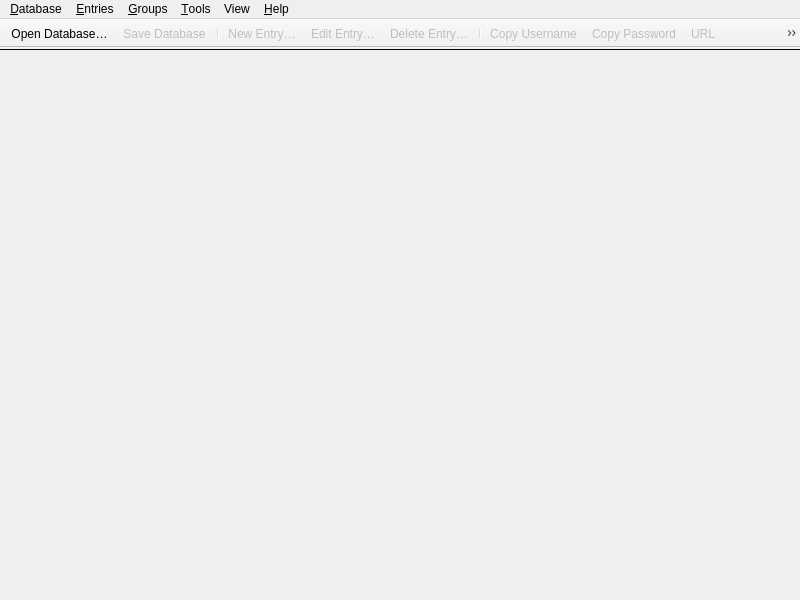
<?xml version="1.0" encoding="UTF-8"?>
<ui version="4.0">
 <class>MainWindow</class>
 <widget class="QMainWindow" name="MainWindow">
  <property name="enabled">
   <bool>true</bool>
  </property>
  <property name="geometry">
   <rect>
    <x>0</x>
    <y>0</y>
    <width>800</width>
    <height>600</height>
   </rect>
  </property>
  <property name="minimumSize">
   <size>
    <width>800</width>
    <height>0</height>
   </size>
  </property>
  <property name="windowTitle">
   <string notr="true">KeePassXC</string>
  </property>
  <widget class="QWidget" name="centralwidget">
   <property name="enabled">
    <bool>true</bool>
   </property>
   <layout class="QVBoxLayout" name="verticalLayout">
    <property name="spacing">
     <number>0</number>
    </property>
    <property name="leftMargin">
     <number>0</number>
    </property>
    <property name="topMargin">
     <number>0</number>
    </property>
    <property name="rightMargin">
     <number>0</number>
    </property>
    <property name="bottomMargin">
     <number>0</number>
    </property>
    <item>
     <widget class="MessageWidget" name="globalMessageWidget" native="true">
      <property name="sizePolicy">
       <sizepolicy hsizetype="Preferred" vsizetype="Preferred">
        <horstretch>0</horstretch>
        <verstretch>0</verstretch>
       </sizepolicy>
      </property>
     </widget>
    </item>
    <item>
     <widget class="Line" name="toolbarSeparator">
      <property name="frameShadow">
       <enum>QFrame::Plain</enum>
      </property>
      <property name="orientation">
       <enum>Qt::Horizontal</enum>
      </property>
     </widget>
    </item>
    <item>
     <widget class="QStackedWidget" name="stackedWidget">
      <property name="sizePolicy">
       <sizepolicy hsizetype="Preferred" vsizetype="Preferred">
        <horstretch>0</horstretch>
        <verstretch>0</verstretch>
       </sizepolicy>
      </property>
      <property name="currentIndex">
       <number>2</number>
      </property>
      <widget class="QWidget" name="pageDatabase">
       <layout class="QVBoxLayout" name="verticalLayout_2">
        <property name="leftMargin">
         <number>0</number>
        </property>
        <property name="topMargin">
         <number>0</number>
        </property>
        <property name="rightMargin">
         <number>0</number>
        </property>
        <property name="bottomMargin">
         <number>0</number>
        </property>
        <item>
         <widget class="DatabaseTabWidget" name="tabWidget">
          <property name="currentIndex">
           <number>-1</number>
          </property>
          <property name="tabsClosable">
           <bool>true</bool>
          </property>
          <property name="movable">
           <bool>true</bool>
          </property>
         </widget>
        </item>
       </layout>
      </widget>
      <widget class="QWidget" name="pageSettings">
       <layout class="QVBoxLayout" name="verticalLayout_3">
        <property name="leftMargin">
         <number>0</number>
        </property>
        <property name="topMargin">
         <number>0</number>
        </property>
        <property name="rightMargin">
         <number>0</number>
        </property>
        <property name="bottomMargin">
         <number>0</number>
        </property>
        <item>
         <widget class="ApplicationSettingsWidget" name="settingsWidget" native="true"/>
        </item>
       </layout>
      </widget>
      <widget class="QWidget" name="pageWelcome">
       <layout class="QVBoxLayout" name="verticalLayout_5">
        <item>
         <layout class="QHBoxLayout" name="horizontalLayout">
          <item>
           <spacer name="horizontalSpacer">
            <property name="orientation">
             <enum>Qt::Horizontal</enum>
            </property>
            <property name="sizeType">
             <enum>QSizePolicy::MinimumExpanding</enum>
            </property>
            <property name="sizeHint" stdset="0">
             <size>
              <width>50</width>
              <height>20</height>
             </size>
            </property>
           </spacer>
          </item>
          <item>
           <widget class="WelcomeWidget" name="welcomeWidget" native="true"/>
          </item>
          <item>
           <spacer name="horizontalSpacer_2">
            <property name="orientation">
             <enum>Qt::Horizontal</enum>
            </property>
            <property name="sizeType">
             <enum>QSizePolicy::MinimumExpanding</enum>
            </property>
            <property name="sizeHint" stdset="0">
             <size>
              <width>50</width>
              <height>20</height>
             </size>
            </property>
           </spacer>
          </item>
         </layout>
        </item>
       </layout>
      </widget>
      <widget class="QWidget" name="pagePasswordGenerator">
       <layout class="QVBoxLayout" name="verticalLayout_6">
        <property name="leftMargin">
         <number>60</number>
        </property>
        <property name="topMargin">
         <number>30</number>
        </property>
        <property name="rightMargin">
         <number>60</number>
        </property>
        <item>
         <spacer name="verticalSpacer_2">
          <property name="orientation">
           <enum>Qt::Vertical</enum>
          </property>
          <property name="sizeHint" stdset="0">
           <size>
            <width>20</width>
            <height>40</height>
           </size>
          </property>
         </spacer>
        </item>
        <item>
         <widget class="PasswordGeneratorWidget" name="passwordGeneratorWidget" native="true"/>
        </item>
        <item>
         <spacer name="verticalSpacer">
          <property name="orientation">
           <enum>Qt::Vertical</enum>
          </property>
          <property name="sizeHint" stdset="0">
           <size>
            <width>20</width>
            <height>40</height>
           </size>
          </property>
         </spacer>
        </item>
       </layout>
      </widget>
     </widget>
    </item>
   </layout>
  </widget>
  <widget class="QMenuBar" name="menubar">
   <property name="geometry">
    <rect>
     <x>0</x>
     <y>0</y>
     <width>800</width>
     <height>22</height>
    </rect>
   </property>
   <property name="contextMenuPolicy">
    <enum>Qt::PreventContextMenu</enum>
   </property>
   <widget class="QMenu" name="menuFile">
    <property name="title">
     <string>&amp;Database</string>
    </property>
    <widget class="QMenu" name="menuRecentDatabases">
     <property name="title">
      <string>&amp;Recent Databases</string>
     </property>
    </widget>
    <widget class="QMenu" name="menuImport">
     <property name="title">
      <string>&amp;Import</string>
     </property>
     <addaction name="actionImportCsv"/>
     <addaction name="actionImportOpVault"/>
     <addaction name="actionImportKeePass1"/>
    </widget>
    <widget class="QMenu" name="menuExport">
     <property name="title">
      <string>&amp;Export</string>
     </property>
     <addaction name="actionExportCsv"/>
     <addaction name="actionExportHtml"/>
    </widget>
    <addaction name="actionDatabaseNew"/>
    <addaction name="actionDatabaseOpen"/>
    <addaction name="menuRecentDatabases"/>
    <addaction name="actionDatabaseSave"/>
    <addaction name="actionDatabaseSaveAs"/>
    <addaction name="actionDatabaseSaveBackup"/>
    <addaction name="actionDatabaseClose"/>
    <addaction name="separator"/>
    <addaction name="actionReports"/>
    <addaction name="actionDatabaseSettings"/>
    <addaction name="actionDatabaseSecurity"/>
    <addaction name="separator"/>
    <addaction name="actionDatabaseMerge"/>
    <addaction name="menuImport"/>
    <addaction name="menuExport"/>
    <addaction name="separator"/>
    <addaction name="actionQuit"/>
   </widget>
   <widget class="QMenu" name="menuHelp">
    <property name="title">
     <string>&amp;Help</string>
    </property>
    <addaction name="separator"/>
    <addaction name="actionGettingStarted"/>
    <addaction name="actionUserGuide"/>
    <addaction name="actionKeyboardShortcuts"/>
    <addaction name="actionOnlineHelp"/>
    <addaction name="separator"/>
    <addaction name="actionCheckForUpdates"/>
    <addaction name="actionDonate"/>
    <addaction name="actionBugReport"/>
    <addaction name="actionAbout"/>
   </widget>
   <widget class="QMenu" name="menuEntries">
    <property name="title">
     <string>&amp;Entries</string>
    </property>
    <widget class="QMenu" name="menuEntryCopyAttribute">
     <property name="enabled">
      <bool>false</bool>
     </property>
     <property name="toolTip">
      <string/>
     </property>
     <property name="title">
      <string>Copy Att&amp;ribute</string>
     </property>
     <addaction name="actionEntryCopyTitle"/>
     <addaction name="actionEntryCopyURL"/>
     <addaction name="actionEntryCopyNotes"/>
     <addaction name="separator"/>
    </widget>
    <widget class="QMenu" name="menuEntryTotp">
     <property name="enabled">
      <bool>false</bool>
     </property>
     <property name="title">
      <string>TOTP</string>
     </property>
     <addaction name="actionEntryCopyTotp"/>
     <addaction name="actionEntryTotp"/>
     <addaction name="actionEntryTotpQRCode"/>
     <addaction name="actionEntrySetupTotp"/>
    </widget>
    <widget class="QMenu" name="menuEntryAutoTypeWithSequence">
     <property name="enabled">
      <bool>false</bool>
     </property>
     <property name="title">
      <string>Perform Auto-Type Sequence</string>
     </property>
     <addaction name="actionEntryAutoTypeUsername"/>
     <addaction name="actionEntryAutoTypeUsernameEnter"/>
     <addaction name="actionEntryAutoTypePassword"/>
     <addaction name="actionEntryAutoTypePasswordEnter"/>
    </widget>
    <addaction name="actionEntryNew"/>
    <addaction name="actionEntryEdit"/>
    <addaction name="actionEntryClone"/>
    <addaction name="actionEntryDelete"/>
    <addaction name="separator"/>
    <addaction name="actionEntryMoveUp"/>
    <addaction name="actionEntryMoveDown"/>
    <addaction name="separator"/>
    <addaction name="actionEntryCopyUsername"/>
    <addaction name="actionEntryCopyPassword"/>
    <addaction name="menuEntryCopyAttribute"/>
    <addaction name="menuEntryTotp"/>
    <addaction name="separator"/>
    <addaction name="actionEntryAutoType"/>
    <addaction name="menuEntryAutoTypeWithSequence"/>
    <addaction name="separator"/>
    <addaction name="actionEntryOpenUrl"/>
    <addaction name="actionEntryDownloadIcon"/>
    <addaction name="separator"/>
    <addaction name="actionEntryAddToAgent"/>
    <addaction name="actionEntryRemoveFromAgent"/>
   </widget>
   <widget class="QMenu" name="menuGroups">
    <property name="title">
     <string>&amp;Groups</string>
    </property>
    <addaction name="actionGroupNew"/>
    <addaction name="actionGroupEdit"/>
    <addaction name="actionGroupClone"/>
    <addaction name="actionGroupDelete"/>
    <addaction name="actionGroupEmptyRecycleBin"/>
    <addaction name="separator"/>
    <addaction name="actionGroupDownloadFavicons"/>
    <addaction name="separator"/>
    <addaction name="actionGroupSortAsc"/>
    <addaction name="actionGroupSortDesc"/>
   </widget>
   <widget class="QMenu" name="menuTools">
    <property name="title">
     <string>&amp;Tools</string>
    </property>
    <addaction name="actionLockDatabases"/>
    <addaction name="actionPasswordGenerator"/>
    <addaction name="actionSettings"/>
   </widget>
   <widget class="QMenu" name="menuView">
    <property name="title">
     <string>View</string>
    </property>
    <widget class="QMenu" name="menuTheme">
     <property name="title">
      <string>Theme</string>
     </property>
     <addaction name="actionThemeAuto"/>
     <addaction name="actionThemeLight"/>
     <addaction name="actionThemeDark"/>
     <addaction name="actionThemeClassic"/>
    </widget>
    <addaction name="menuTheme"/>
    <addaction name="actionCompactMode"/>
    <addaction name="actionAlwaysOnTop"/>
    <addaction name="actionShowGroupsPanel"/>
    <addaction name="actionShowPreviewPanel"/>
    <addaction name="actionShowToolbar"/>
    <addaction name="actionHideUsernames"/>
    <addaction name="actionHidePasswords"/>
   </widget>
   <addaction name="menuFile"/>
   <addaction name="menuEntries"/>
   <addaction name="menuGroups"/>
   <addaction name="menuTools"/>
   <addaction name="menuView"/>
   <addaction name="menuHelp"/>
  </widget>
  <widget class="QToolBar" name="toolBar">
   <property name="contextMenuPolicy">
    <enum>Qt::PreventContextMenu</enum>
   </property>
   <property name="movable">
    <bool>false</bool>
   </property>
   <property name="iconSize">
    <size>
     <width>26</width>
     <height>26</height>
    </size>
   </property>
   <attribute name="toolBarArea">
    <enum>TopToolBarArea</enum>
   </attribute>
   <attribute name="toolBarBreak">
    <bool>false</bool>
   </attribute>
   <addaction name="actionDatabaseOpen"/>
   <addaction name="actionDatabaseSave"/>
   <addaction name="separator"/>
   <addaction name="actionEntryNew"/>
   <addaction name="actionEntryEdit"/>
   <addaction name="actionEntryDelete"/>
   <addaction name="separator"/>
   <addaction name="actionEntryCopyUsername"/>
   <addaction name="actionEntryCopyPassword"/>
   <addaction name="actionEntryCopyURL"/>
   <addaction name="actionEntryAutoType"/>
   <addaction name="separator"/>
   <addaction name="actionLockDatabases"/>
   <addaction name="separator"/>
   <addaction name="actionPasswordGenerator"/>
   <addaction name="actionSettings"/>
   <addaction name="separator"/>
  </widget>
  <action name="actionQuit">
   <property name="text">
    <string>&amp;Quit</string>
   </property>
   <property name="menuRole">
    <enum>QAction::QuitRole</enum>
   </property>
  </action>
  <action name="actionAbout">
   <property name="text">
    <string>&amp;About</string>
   </property>
   <property name="menuRole">
    <enum>QAction::AboutRole</enum>
   </property>
  </action>
  <action name="actionCheckForUpdates">
   <property name="text">
    <string>&amp;Check for Updates</string>
   </property>
   <property name="menuRole">
    <enum>QAction::ApplicationSpecificRole</enum>
   </property>
  </action>
  <action name="actionDatabaseOpen">
   <property name="text">
    <string>&amp;Open Database…</string>
   </property>
  </action>
  <action name="actionDatabaseSave">
   <property name="enabled">
    <bool>false</bool>
   </property>
   <property name="text">
    <string>&amp;Save Database</string>
   </property>
  </action>
  <action name="actionDatabaseClose">
   <property name="enabled">
    <bool>false</bool>
   </property>
   <property name="text">
    <string>&amp;Close Database</string>
   </property>
  </action>
  <action name="actionDatabaseNew">
   <property name="text">
    <string>&amp;New Database…</string>
   </property>
   <property name="toolTip">
    <string>Create a new database</string>
   </property>
  </action>
  <action name="actionDatabaseMerge">
   <property name="text">
    <string>&amp;Merge From Database…</string>
   </property>
   <property name="toolTip">
    <string>Merge from another KDBX database</string>
   </property>
  </action>
  <action name="actionEntryNew">
   <property name="enabled">
    <bool>false</bool>
   </property>
   <property name="text">
    <string>&amp;New Entry…</string>
   </property>
   <property name="toolTip">
    <string>Add a new entry</string>
   </property>
  </action>
  <action name="actionEntryEdit">
   <property name="enabled">
    <bool>false</bool>
   </property>
   <property name="text">
    <string>&amp;Edit Entry…</string>
   </property>
   <property name="toolTip">
    <string>View or edit entry</string>
   </property>
  </action>
  <action name="actionEntryDelete">
   <property name="enabled">
    <bool>false</bool>
   </property>
   <property name="text">
    <string>&amp;Delete Entry…</string>
   </property>
  </action>
  <action name="actionGroupNew">
   <property name="enabled">
    <bool>false</bool>
   </property>
   <property name="text">
    <string>&amp;New Group…</string>
   </property>
   <property name="toolTip">
    <string>Add a new group</string>
   </property>
  </action>
  <action name="actionGroupEdit">
   <property name="enabled">
    <bool>false</bool>
   </property>
   <property name="text">
    <string>&amp;Edit Group…</string>
   </property>
  </action>
  <action name="actionGroupDelete">
   <property name="enabled">
    <bool>false</bool>
   </property>
   <property name="text">
    <string>&amp;Delete Group…</string>
   </property>
  </action>
  <action name="actionGroupDownloadFavicons">
   <property name="enabled">
    <bool>false</bool>
   </property>
   <property name="text">
    <string>Download All &amp;Favicons…</string>
   </property>
  </action>
  <action name="actionGroupSortAsc">
   <property name="enabled">
    <bool>false</bool>
   </property>
   <property name="text">
    <string>Sort &amp;A-Z</string>
   </property>
  </action>
  <action name="actionGroupSortDesc">
   <property name="enabled">
    <bool>false</bool>
   </property>
   <property name="text">
    <string>Sort &amp;Z-A</string>
   </property>
  </action>
  <action name="actionDatabaseSaveAs">
   <property name="enabled">
    <bool>false</bool>
   </property>
   <property name="text">
    <string>Sa&amp;ve Database As…</string>
   </property>
  </action>
  <action name="actionDatabaseSecurity">
   <property name="enabled">
    <bool>false</bool>
   </property>
   <property name="text">
    <string>Database &amp;Security…</string>
   </property>
  </action>
  <action name="actionReports">
   <property name="enabled">
    <bool>false</bool>
   </property>
   <property name="text">
    <string>Database &amp;Reports...</string>
   </property>
   <property name="toolTip">
    <string>Statistics, health check, etc.</string>
   </property>
   <property name="menuRole">
    <enum>QAction::NoRole</enum>
   </property>
  </action>
  <action name="actionDatabaseSettings">
   <property name="enabled">
    <bool>false</bool>
   </property>
   <property name="text">
    <string>&amp;Database Settings…</string>
   </property>
   <property name="toolTip">
    <string>Database settings</string>
   </property>
   <property name="menuRole">
    <enum>QAction::NoRole</enum>
   </property>
  </action>
  <action name="actionEntryClone">
   <property name="enabled">
    <bool>false</bool>
   </property>
   <property name="text">
    <string>&amp;Clone Entry…</string>
   </property>
  </action>
  <action name="actionEntryMoveUp">
   <property name="enabled">
    <bool>false</bool>
   </property>
   <property name="text">
    <string>Move u&amp;p</string>
   </property>
   <property name="toolTip">
    <string>Move entry one step up</string>
   </property>
  </action>
  <action name="actionEntryMoveDown">
   <property name="enabled">
    <bool>false</bool>
   </property>
   <property name="text">
    <string>Move do&amp;wn</string>
   </property>
   <property name="toolTip">
    <string>Move entry one step down</string>
   </property>
  </action>
  <action name="actionEntryCopyUsername">
   <property name="enabled">
    <bool>false</bool>
   </property>
   <property name="text">
    <string>Copy &amp;Username</string>
   </property>
   <property name="toolTip">
    <string>Copy username to clipboard</string>
   </property>
  </action>
  <action name="actionEntryCopyPassword">
   <property name="enabled">
    <bool>false</bool>
   </property>
   <property name="text">
    <string>Copy &amp;Password</string>
   </property>
   <property name="toolTip">
    <string>Copy password to clipboard</string>
   </property>
  </action>
  <action name="actionSettings">
   <property name="checkable">
    <bool>true</bool>
   </property>
   <property name="text">
    <string>&amp;Settings</string>
   </property>
   <property name="menuRole">
    <enum>QAction::PreferencesRole</enum>
   </property>
  </action>
  <action name="actionPasswordGenerator">
   <property name="checkable">
    <bool>true</bool>
   </property>
   <property name="text">
    <string>&amp;Password Generator</string>
   </property>
  </action>
  <action name="actionEntryAutoType">
   <property name="enabled">
    <bool>false</bool>
   </property>
   <property name="text">
    <string>Perform &amp;Auto-Type</string>
   </property>
  </action>
  <action name="actionEntryAutoTypeUsername">
   <property name="enabled">
    <bool>false</bool>
   </property>
   <property name="text">
    <string>{USERNAME}</string>
   </property>
  </action>
  <action name="actionEntryAutoTypeUsernameEnter">
   <property name="enabled">
    <bool>false</bool>
   </property>
   <property name="text">
    <string>{USERNAME}{ENTER}</string>
   </property>
  </action>
  <action name="actionEntryAutoTypePassword">
   <property name="enabled">
    <bool>false</bool>
   </property>
   <property name="text">
    <string>{PASSWORD}</string>
   </property>
  </action>
  <action name="actionEntryAutoTypePasswordEnter">
   <property name="enabled">
    <bool>false</bool>
   </property>
   <property name="text">
    <string>{PASSWORD}{ENTER}</string>
   </property>
  </action>
  <action name="actionEntryDownloadIcon">
   <property name="text">
    <string>Download &amp;Favicon</string>
   </property>
  </action>
  <action name="actionEntryOpenUrl">
   <property name="enabled">
    <bool>false</bool>
   </property>
   <property name="text">
    <string>Open &amp;URL</string>
   </property>
  </action>
  <action name="actionLockDatabases">
   <property name="enabled">
    <bool>false</bool>
   </property>
   <property name="text">
    <string>&amp;Lock Databases</string>
   </property>
  </action>
  <action name="actionEntryCopyTitle">
   <property name="enabled">
    <bool>false</bool>
   </property>
   <property name="text">
    <string>&amp;Title</string>
   </property>
   <property name="toolTip">
    <string>Copy title to clipboard</string>
   </property>
  </action>
  <action name="actionEntryCopyURL">
   <property name="enabled">
    <bool>false</bool>
   </property>
   <property name="text">
    <string>&amp;URL</string>
   </property>
   <property name="toolTip">
    <string>Copy URL to clipboard</string>
   </property>
  </action>
  <action name="actionEntryCopyNotes">
   <property name="enabled">
    <bool>false</bool>
   </property>
   <property name="text">
    <string>&amp;Notes</string>
   </property>
   <property name="toolTip">
    <string>Copy notes to clipboard</string>
   </property>
  </action>
  <action name="actionExportCsv">
   <property name="enabled">
    <bool>false</bool>
   </property>
   <property name="text">
    <string>&amp;CSV File…</string>
   </property>
  </action>
  <action name="actionExportHtml">
   <property name="enabled">
    <bool>false</bool>
   </property>
   <property name="text">
    <string>&amp;HTML File…</string>
   </property>
  </action>
  <action name="actionImportKeePass1">
   <property name="text">
    <string>KeePass 1 Database…</string>
   </property>
   <property name="toolTip">
    <string>Import a KeePass 1 database</string>
   </property>
  </action>
  <action name="actionImportOpVault">
   <property name="text">
    <string>1Password Vault…</string>
   </property>
   <property name="toolTip">
    <string>Import a 1Password Vault</string>
   </property>
  </action>
  <action name="actionImportCsv">
   <property name="text">
    <string>CSV File…</string>
   </property>
   <property name="toolTip">
    <string>Import a CSV file</string>
   </property>
  </action>
  <action name="actionEntryTotp">
   <property name="text">
    <string>Show TOTP</string>
   </property>
  </action>
  <action name="actionEntryTotpQRCode">
   <property name="text">
    <string>Show QR Code</string>
   </property>
  </action>
  <action name="actionEntrySetupTotp">
   <property name="text">
    <string>Set up TOTP…</string>
   </property>
  </action>
  <action name="actionEntryCopyTotp">
   <property name="text">
    <string>Copy &amp;TOTP</string>
   </property>
  </action>
  <action name="actionGroupEmptyRecycleBin">
   <property name="text">
    <string>E&amp;mpty recycle bin</string>
   </property>
   <property name="visible">
    <bool>false</bool>
   </property>
  </action>
  <action name="actionDonate">
   <property name="text">
    <string>&amp;Donate</string>
   </property>
  </action>
  <action name="actionBugReport">
   <property name="text">
    <string>Report a &amp;Bug</string>
   </property>
  </action>
  <action name="actionGettingStarted">
   <property name="text">
    <string>&amp;Getting Started</string>
   </property>
   <property name="toolTip">
    <string>Open Getting Started Guide</string>
   </property>
  </action>
  <action name="actionOnlineHelp">
   <property name="text">
    <string>&amp;Online Help</string>
   </property>
   <property name="toolTip">
    <string>Go to online documentation</string>
   </property>
  </action>
  <action name="actionUserGuide">
   <property name="text">
    <string>&amp;User Guide</string>
   </property>
   <property name="toolTip">
    <string>Open User Guide</string>
   </property>
  </action>
  <action name="actionKeyboardShortcuts">
   <property name="text">
    <string>&amp;Keyboard Shortcuts</string>
   </property>
   <property name="shortcut">
    <string notr="true">Ctrl+/</string>
   </property>
  </action>
  <action name="actionDatabaseSaveBackup">
   <property name="enabled">
    <bool>false</bool>
   </property>
   <property name="text">
    <string>Save Database Backup...</string>
   </property>
  </action>
  <action name="actionEntryAddToAgent">
   <property name="text">
    <string>Add key to SSH Agent</string>
   </property>
  </action>
  <action name="actionEntryRemoveFromAgent">
   <property name="text">
    <string>Remove key from SSH Agent</string>
   </property>
  </action>
  <action name="actionCompactMode">
   <property name="checkable">
    <bool>true</bool>
   </property>
   <property name="text">
    <string>Compact Mode</string>
   </property>
  </action>
  <action name="actionThemeAuto">
   <property name="checkable">
    <bool>true</bool>
   </property>
   <property name="checked">
    <bool>true</bool>
   </property>
   <property name="text">
    <string>Automatic</string>
   </property>
  </action>
  <action name="actionThemeLight">
   <property name="checkable">
    <bool>true</bool>
   </property>
   <property name="text">
    <string>Light</string>
   </property>
  </action>
  <action name="actionThemeDark">
   <property name="checkable">
    <bool>true</bool>
   </property>
   <property name="text">
    <string>Dark</string>
   </property>
  </action>
  <action name="actionThemeClassic">
   <property name="checkable">
    <bool>true</bool>
   </property>
   <property name="text">
    <string>Classic (Platform-native)</string>
   </property>
  </action>
  <action name="actionShowToolbar">
   <property name="checkable">
    <bool>true</bool>
   </property>
   <property name="checked">
    <bool>true</bool>
   </property>
   <property name="text">
    <string>Show Toolbar</string>
   </property>
  </action>
  <action name="actionShowGroupsPanel">
   <property name="checkable">
    <bool>true</bool>
   </property>
   <property name="checked">
    <bool>true</bool>
   </property>
   <property name="text">
    <string>Show Groups Panel</string>
   </property>
  </action>
  <action name="actionShowPreviewPanel">
   <property name="checkable">
    <bool>true</bool>
   </property>
   <property name="checked">
    <bool>true</bool>
   </property>
   <property name="text">
    <string>Show Preview Panel</string>
   </property>
  </action>
  <action name="actionAlwaysOnTop">
   <property name="checkable">
    <bool>true</bool>
   </property>
   <property name="text">
    <string>Always on Top</string>
   </property>
   <property name="shortcut">
    <string notr="true">Ctrl+Shift+A</string>
   </property>
  </action>
  <action name="actionHideUsernames">
   <property name="checkable">
    <bool>true</bool>
   </property>
   <property name="text">
    <string>Hide Usernames</string>
   </property>
   <property name="shortcut">
    <string notr="true">Ctrl+Shift+B</string>
   </property>
  </action>
  <action name="actionHidePasswords">
   <property name="checkable">
    <bool>true</bool>
   </property>
   <property name="checked">
    <bool>true</bool>
   </property>
   <property name="text">
    <string>Hide Passwords</string>
   </property>
   <property name="shortcut">
    <string notr="true">Ctrl+Shift+C</string>
   </property>
  </action>
  <action name="actionGroupClone">
   <property name="enabled">
    <bool>false</bool>
   </property>
   <property name="text">
    <string>Clone Group...</string>
   </property>
  </action>
 </widget>
 <customwidgets>
  <customwidget>
   <class>PasswordGeneratorWidget</class>
   <extends>QWidget</extends>
   <header>gui/PasswordGeneratorWidget.h</header>
   <container>1</container>
  </customwidget>
  <customwidget>
   <class>MessageWidget</class>
   <extends>QWidget</extends>
   <header>gui/MessageWidget.h</header>
   <container>1</container>
  </customwidget>
  <customwidget>
   <class>DatabaseTabWidget</class>
   <extends>QTabWidget</extends>
   <header>gui/DatabaseTabWidget.h</header>
   <container>1</container>
  </customwidget>
  <customwidget>
   <class>ApplicationSettingsWidget</class>
   <extends>QWidget</extends>
   <header>gui/ApplicationSettingsWidget.h</header>
   <container>1</container>
  </customwidget>
  <customwidget>
   <class>WelcomeWidget</class>
   <extends>QWidget</extends>
   <header>gui/WelcomeWidget.h</header>
   <container>1</container>
  </customwidget>
 </customwidgets>
 <resources/>
 <connections/>
</ui>
